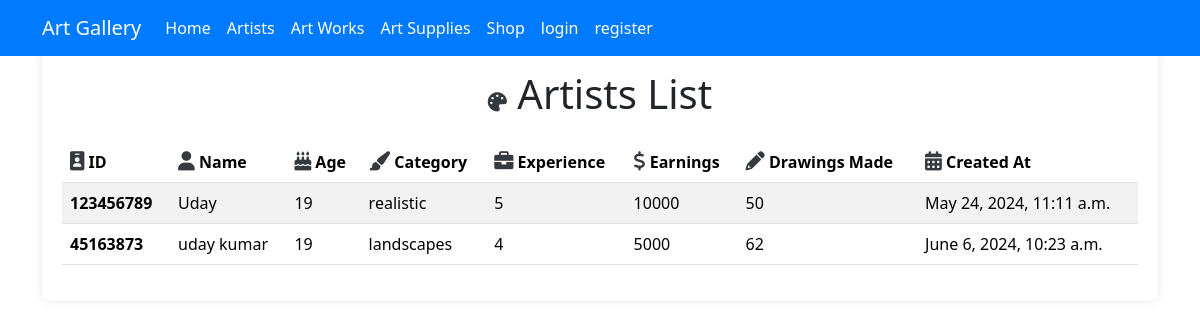
Before: /artist_details/ with the older database file.
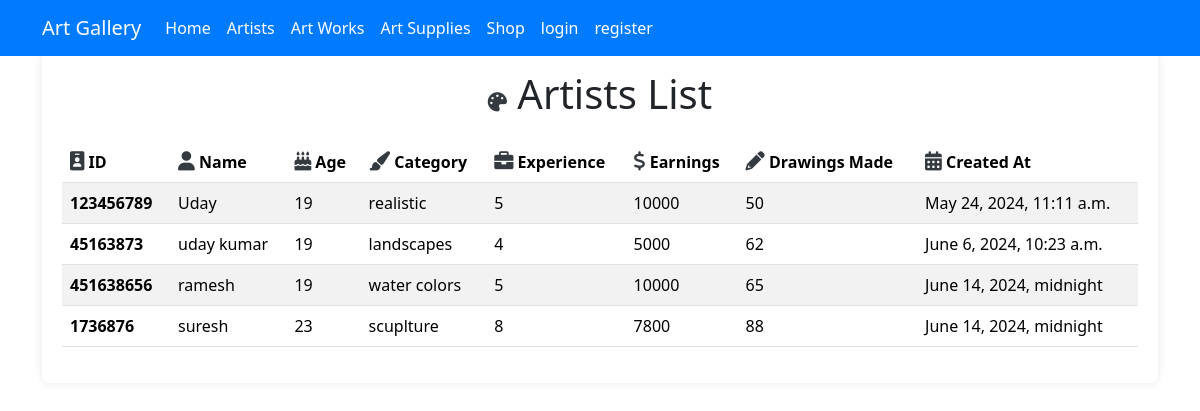
After: the same page with the newer database file.
### artists/models.py (models this page shows, shortened)
class Artists(models.Model):
    Artist_id=models.CharField(max_length=50)
    artist_name = models.CharField(max_length=50)
    artist_age = models.CharField(max_length=50)
    category= models.CharField(max_length=50)
    experience= models.PositiveIntegerField()
    earnings= models.CharField(max_length=50)
    no_of_drawings_made=models.PositiveIntegerField()
    created_at = models.DateTimeField(default=datetime.now)

### artapp/views.py (the view)
# urls.py: path('artist_details/', views.artist_details, name='artist_details'),
def artist_details(request):
    artists =Artists.objects.all()
    return render(request, 'artist_details.html', {'artists': artists})

### artapp/templates/artist_details.html (shortened to what this page needs)
{% load static %}
<!DOCTYPE html>
<html lang="en">
<head>
    <link href="{% static 'css/bootstrap.min.css' %}" rel="stylesheet" />
    <link href="{% static 'css/styles.css' %}" rel="stylesheet" />
    <link href="https://cdnjs.cloudflare.com/ajax/libs/font-awesome/6.0.0-beta3/css/all.min.css" rel="stylesheet">
</head>
<body>
    <div>
        {% include 'header.html' %}
    </div>
    <div class="container">
        <div class="table-container">
            <h1 class="text-center mb-4"><i class="fas fa-palette icon"></i> Artists List</h1>
            <table class="table table-striped table-hover">
                <thead>
                    <tr>
                        <th scope="col"><i class="fas fa-id-badge icon"></i> ID</th>
                        <th scope="col"><i class="fas fa-user icon"></i> Name</th>
                        <th scope="col"><i class="fas fa-birthday-cake icon"></i> Age</th>
                        <th scope="col"><i class="fas fa-paint-brush icon"></i> Category</th>
                        <th scope="col"><i class="fas fa-briefcase icon"></i> Experience</th>
                        <th scope="col"><i class="fas fa-dollar-sign icon"></i> Earnings</th>
                        <th scope="col"><i class="fas fa-pencil-alt icon"></i> Drawings Made</th>
                        <th scope="col"><i class="fas fa-calendar-alt icon"></i> Created At</th>
                    </tr>
                </thead>
                <tbody>
                    {% for artist in artists %}
                    <tr>
                        <th scope="row">{{ artist.Artist_id }}</th>
                        <td>{{ artist.artist_name }}</td>
                        <td>{{ artist.artist_age }}</td>
                        <td>{{ artist.category }}</td>
                        <td>{{ artist.experience }}</td>
                        <td>{{ artist.earnings }}</td>
                        <td>{{ artist.no_of_drawings_made }}</td>
                        <td>{{ artist.created_at }}</td>
                    </tr>
                    {% endfor %}
                </tbody>
            </table>
        </div>
    </div>
</body>
</html>

### artapp/templates/header.html (shortened to what this page needs)
{% load static %}
<!DOCTYPE html>
<html class="no-js">
    <head>
        <link rel="stylesheet" href="{% static 'css/bootstrap.min.css' %}">
        <link rel="stylesheet" href="{% static 'css/styles.css' %}">
    </head>
    <body>
        <header>
            <div class="header">
              <nav class="navbar navbar-expand-lg fixed-top myNav">
                <div class="container">
                  <a class="navbar-brand ms-auto" href="/">Art Gallery</a>
                  <div class="collapse navbar-collapse" id="navbarNav">
                    <ul class="navbar-nav">
                      <li class="nav-item">
                        <a class="nav-link" href="/home/">Home</a>
                      </li>
                      <li class="nav-item">
                        <a class="nav-link" href="/artists_dashboard/">Artists</a>
                      </li>
                      <li class="nav-item">
                        <a class="nav-link" href="/artworks/">Art Works</a>
                      </li>
                      <li class="nav-item">
                        <a class="nav-link" href="/artsupplies/">Art Supplies</a>
                      </li>
                      <li class="nav-item">
                        <a class="nav-link" href="/shop/">Shop</a>
                      </li>
                      {% if user.is_authenticated %}
                        <li class="nav-item"><a class="nav-link" href="#">Hello, {{ user.username}} </a></li>
                        <li class="nav-item">
                          <a class="nav-link" href="/accounts/logout">logout</a>
                        </li>
                      {% else %}
                        <li class="nav-item">
                          <a class="nav-link" href="/accounts/login/">login</a>
                        </li>
                        <li class="nav-item">
                          <a class="nav-link" href="/accounts/register/">register</a>
                        </li>
                      {% endif %}
                    </ul>
                  </div>
                </div>
              </nav>
            </div>
          </header>
    </body>
</html>

### static/css/styles.css (style rules this page uses)
.navbar { background-color: #007bff; position: fixed; top: 0; text-align: center; display: inline-block; }
.header { background-color: #007bff; }
.navbar-brand { color: white!important; }
.nav-link { color: white!important; }

### artapp/templates/artist_details.html (style rules this page uses)
body { background-color: #f8f9fa; color: #343a40; }
.table-container { margin-top: 50px; background-color: #fff; box-shadow: 0 0 10px rgba(0, 0, 0, 0.1); border-radius: 8px; padding: 20px; }
.table thead { background-color: #343a40; color: #fff; }
.table th, .table td { vertical-align: middle; }
.icon { font-size: 1.2rem; color: #343a40; }
h1 { margin-bottom: 20px; font-weight: bold; }

Changed rows visible on the page:
added Artists: Artist_id "451638656", artist_name "ramesh", artist_age "19", category "water colors", experience "5", earnings "10000", no_of_drawings_made "65", created_at "June 14, 2024, midnight"
added Artists: Artist_id "1736876", artist_name "suresh", artist_age "23", category "scuplture", experience "8", earnings "7800", no_of_drawings_made "88", created_at "June 14, 2024, midnight"
